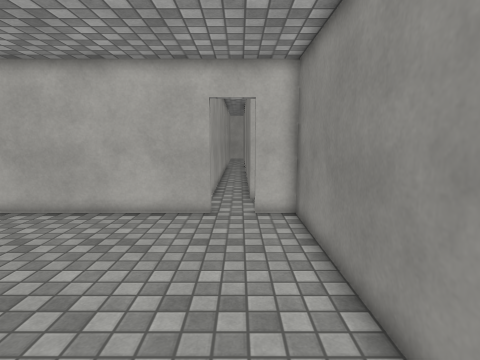
View 1 (above)

18 first-person views from a walk through a Unity game level. The camera is 1.5 m above the floor, tilts 8° down and sees 80° across. The floor is counted in squares, 0.5 m on a side. Each view is taken from the middle of a square. On the plan, view 1 faces up. The plan holds only what a view shows up to about 20 squares ahead; the rest is blank. The place goes on beyond the plan. The player is left out. Surface patterns are stand-ins for the level's own textures.

View 2
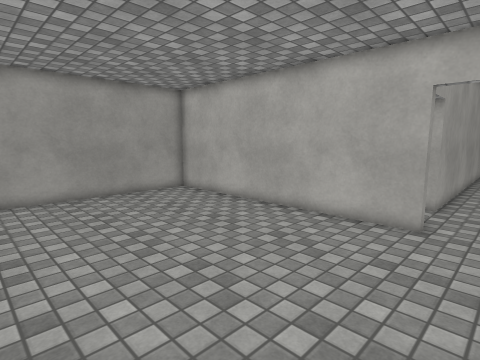

View 3
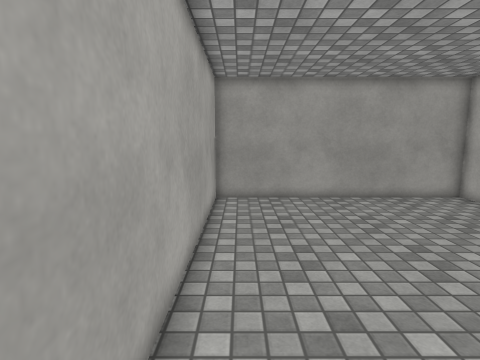

View 4
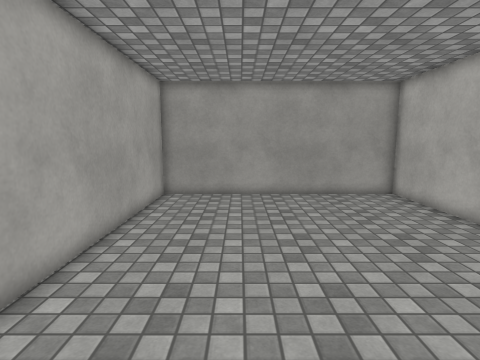

View 5
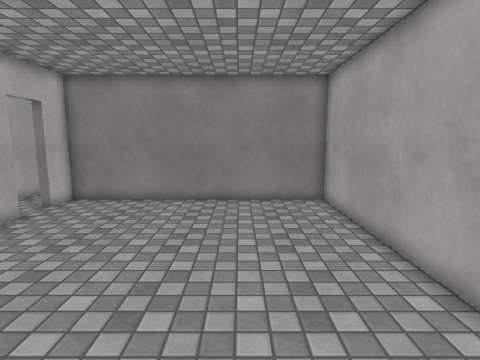

View 6
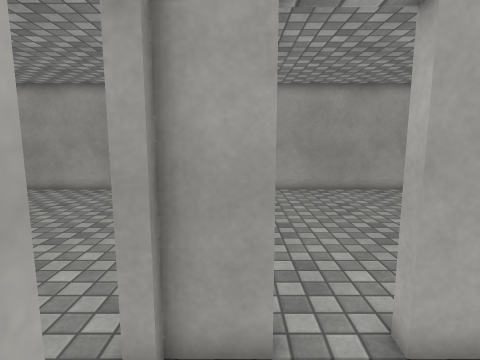

View 7
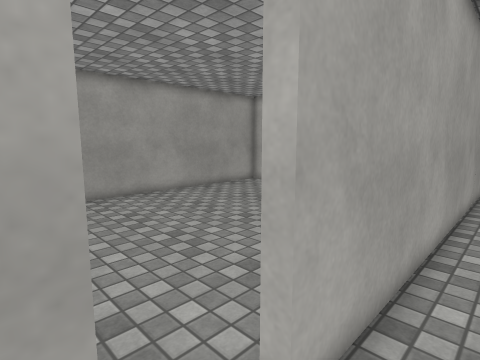

View 8
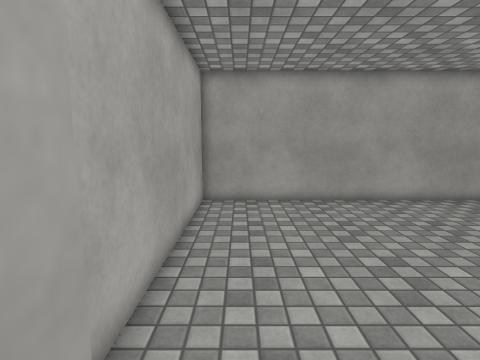

View 9
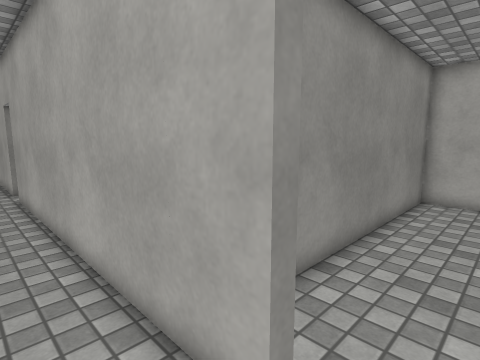

View 10
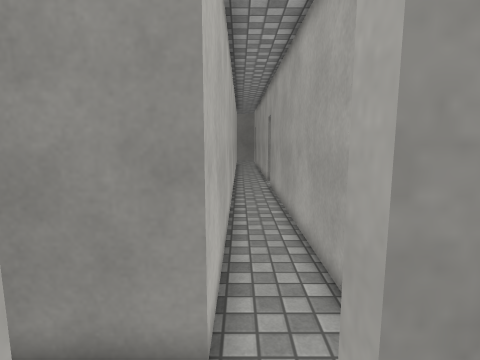

View 11
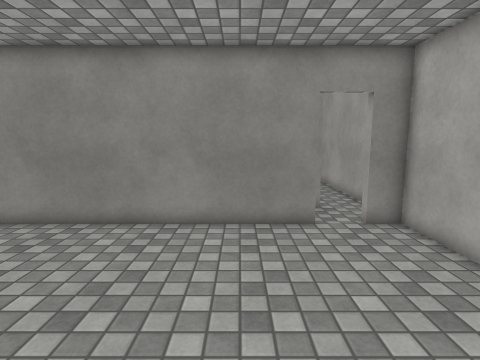

View 12
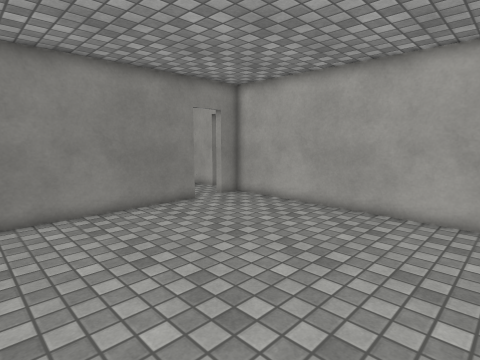

View 13
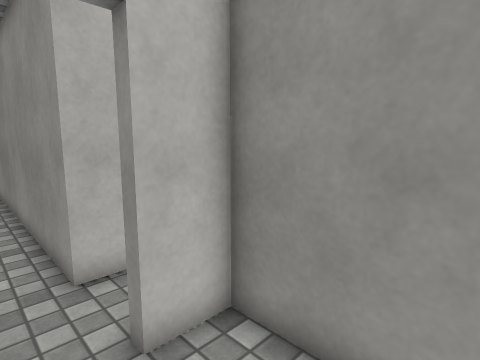

View 14
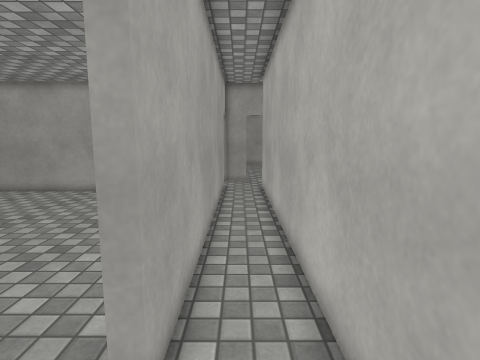

View 15
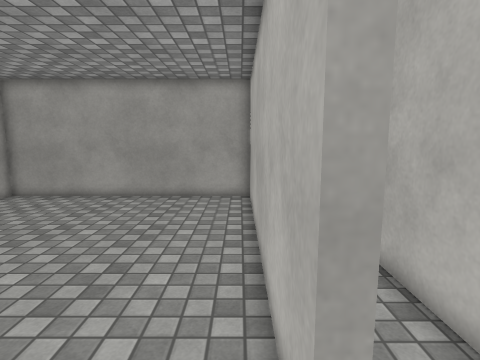

View 16
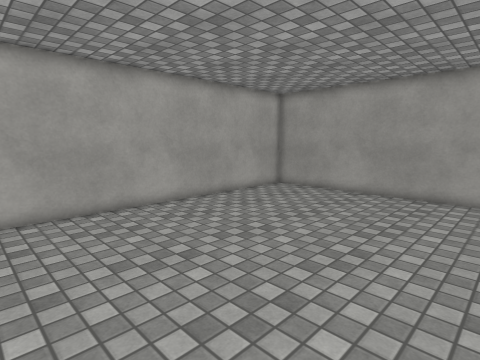

View 17
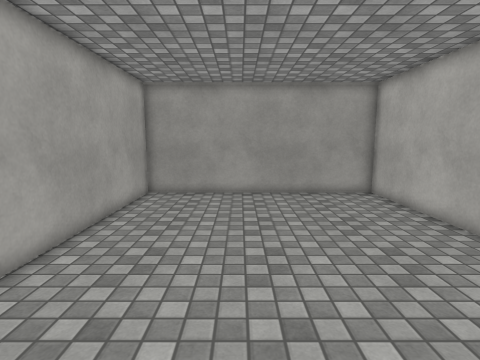

View 18
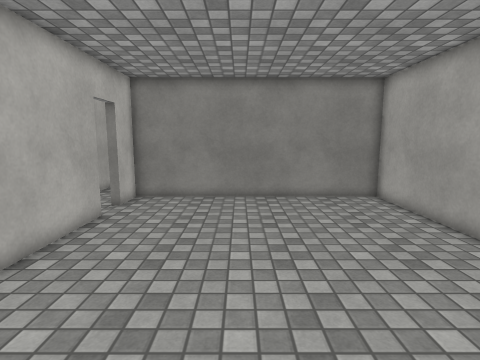

### Floor plan
Ten units are one square. View 1 is at (0, 0); x grows to the right and y downward. Boxes are objects, and circles mark ways between rooms. Rooms are numbered by the first view taken in them; rooms with no view inside come last. Other rooms are left out.
<svg viewBox="-153 -250 392 268">
<path fill="none" stroke="#000" d="M-12 -115 -148 -115 -148 13 23 13 23 -115 5 -115M5 -115 5 -120 161 -120 161 -115M-20 -134 -15 -134 -15 -120 -12 -120 -12 -115M175 -144 5 -144 5 -245M180 -115 180 -120 230 -120M-15 -245 -15 -153 -20 -153M234 -144 219 -144M-20 -153 -20 -245M-148 -245 -148 -122 -20 -122 -20 -134M161 -115 29 -115 29 13 199 13 199 -115 180 -115"/>
<circle cx="-5" cy="-120" r="3" fill="#2a7"/>
<circle cx="-20" cy="-145" r="3" fill="#2a7"/>
<circle cx="170" cy="-120" r="3" fill="#2a7"/>
<text x="-70" y="-60">1</text>
<text x="50" y="-130">2</text>
<text x="-90" y="-190">3</text>
<text x="110" y="-60">4</text>
</svg>
Room 1 opens to room 2. Room 2 opens to room 3. Room 2 opens to room 4.

Where each view was taken, in squares from view 1:
view 1: 0 up, 0 right, facing up
view 2: 1 up, 1 right, facing up-left
view 3: 0 up, 0 right, facing left
view 4: 3 up, 1 right, facing left
view 5: 3 up, 12 left, facing right
view 6: 13 up, 2 right, facing left
view 7: 13 up, 0 right, facing up-left
view 8: 14 up, 1 left, facing left
view 9: 14 up, 1 left, facing down-right
view 10: 14 up, 3 left, facing right
view 11: 18 up, 12 left, facing right
view 12: 24 up, 14 left, facing down-right
view 13: 8 up, 1 left, facing up-right
view 14: 13 up, 19 right, facing left
view 15: 11 up, 18 right, facing left
view 16: 11 up, 19 right, facing down-left
view 17: 4 up, 19 right, facing left
view 18: 6 up, 5 right, facing right
